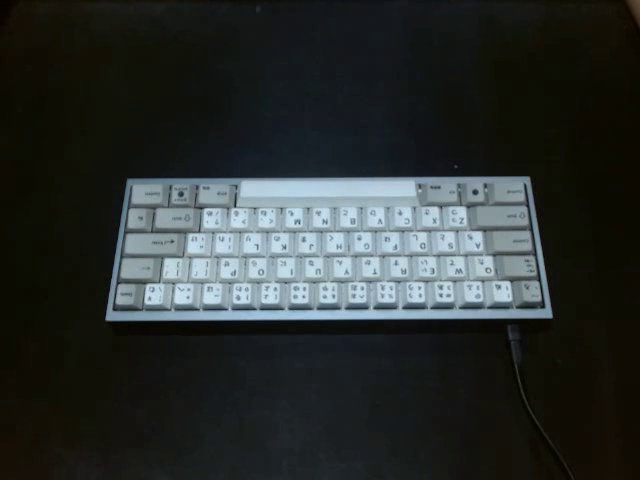
#> input picture frame 10 of application/algorithms/dataset/test/fast-06.mp4, 640 x 480 px, given in place of fast-01:150:-:RIGHT_RING.png.mp4, which was not available
$ python test.py
#> lines starting #> are read from the running program, lines starting #| are printed output that depends on the picture; after the words box and inside, x2 and y2 are one past the last pixel; in counts of white or black regions, pixels touching at a corner belong together; pictures that were not available may be replaced by others from this repository, and a replacement may not be noted
### application/algorithms/keyboard_detection.py
from cv2 import cv2 as cv
import numpy as np

from copy import deepcopy

from keyboard_map import keyDict
from common import (
    findContours,
    approximateLargestContour,
    sortContourPoints,
    scaleContours,
    DEBUG_displayContours,
    DEBUG,
)


# [16 lines left out: function getKeyboardImage, not called in this run]


def getEdgeFrame(frame: np.ndarray) -> np.ndarray:
    grayscaleFrame = cv.cvtColor(frame, cv.COLOR_BGR2GRAY)

    if DEBUG:
        cv.imshow("debug", grayscaleFrame)
        cv.waitKey(0)

    # Denoise while maintaining edges
    bilateralFilteredFrame = cv.bilateralFilter(grayscaleFrame, 11, 17, 17)

    if DEBUG:
        cv.imshow("debug", bilateralFilteredFrame)
        cv.waitKey(0)

    # Perform Sobel Filtering
    sobelX = cv.Sobel(
        src=bilateralFilteredFrame,
        ddepth=cv.CV_64F,
        dx=1,
        dy=0,
        ksize=3,
        borderType=cv.BORDER_DEFAULT,
    )

    sobelY = cv.Sobel(
        src=bilateralFilteredFrame,
        ddepth=cv.CV_64F,
        dx=0,
        dy=1,
        ksize=3,
        borderType=cv.BORDER_DEFAULT,
    )

    absSobelX = cv.convertScaleAbs(sobelX)
    absSobelY = cv.convertScaleAbs(sobelY)

    finalSobel = cv.addWeighted(absSobelX, 0.5, absSobelY, 0.5, 0)

    if DEBUG:
        cv.imshow("debug", finalSobel)
        cv.waitKey(0)

    # Use Otsu's Threshold to get better defined edges while not using arbitrary
    # values
    _, threshedFrame = cv.threshold(
        finalSobel, 0, 255, cv.THRESH_BINARY + cv.THRESH_OTSU
    )

    if DEBUG:
        cv.imshow("debug", threshedFrame)
        cv.waitKey(0)

    return threshedFrame


def transformImageMap(contour: np.ndarray, imageShape: tuple) -> np.ndarray:
    imageMap = cv.imread("images/image-map.png")
    height, width, _ = imageMap.shape

    if DEBUG:
        cv.imshow("debug", imageMap)
        cv.waitKey(0)

    # Points are ordered to transform the image map to the position each edge
    # should be in
    initialPoints = np.array(
        [[width, height], [0, height], [0, 0], [width, 0]], np.float32
    )

    # Reshape to be the same as initial points
    contourPoints = np.reshape(contour, (4, 2))

    if len(contourPoints) != 4:
        raise Exception(
            "keyboard_detection: contour points does not match expected amount"
        )

    # Sort contour points to be clockwise, as the initial points expect the
    # contour points to be clockwise. If not, the mapping would fail.
    contourPoints = np.float32(sortContourPoints(contourPoints))

    transform = cv.getPerspectiveTransform(initialPoints, contourPoints)

    shapeHeight, shapeWidth, _ = imageShape

    modifiedImageMap = cv.warpPerspective(
        imageMap, transform, (shapeWidth, shapeHeight)
    )

    if DEBUG:
        cv.imshow("debug", modifiedImageMap)
        cv.waitKey(0)

    return modifiedImageMap


def getImageMap(image: np.ndarray) -> np.ndarray:
    if DEBUG:
        cv.namedWindow("debug")

    edgeFrame = getEdgeFrame(image)
    contours = findContours(edgeFrame)
    largestContour = approximateLargestContour(contours)

    DEBUG_displayContours(edgeFrame, largestContour)

    imageMap = transformImageMap(largestContour, image.shape)

    if DEBUG:
        cv.destroyAllWindows()

    return imageMap


def filterVirtualMap(virtualMap: np.ndarray, key: list[int]) -> np.ndarray:
    # Flip key, as they are stored in RGB, but the image is in BGR
    key = [key[-1], key[1], key[0]]

    filteredVirtualMap = deepcopy(virtualMap)

    # Create mask where all other colors are blacked out .all is used here as
    # np.where(virtualMap != key, ...) will consider other pixel values where
    # only 1 channel is the same. i.e. pixel [100, 0, 0] will not be blacked out
    # if the key is [100, 243, 0] as the blue channel of the pixel matches the
    # key
    mask = np.invert((filteredVirtualMap == key).all(axis=2))

    filteredVirtualMap[mask] = [0, 0, 0]

    # virtualMap = np.where(virtualMap != key, [0, 0, 0], virtualMap).astype(np.uint8)

    if DEBUG:
        cv.imshow("debug", filteredVirtualMap)

        cv.waitKey(0)

    return filteredVirtualMap


def getKeyContourPoints(virtualMap: np.ndarray, key: list[int]) -> np.ndarray:
    filteredMap = filterVirtualMap(virtualMap, key)

    if DEBUG:
        cv.imshow("debug", filteredMap)

        cv.waitKey(0)

    grayMap = cv.cvtColor(filteredMap, cv.COLOR_BGR2GRAY)

    contours = findContours(grayMap)

    largestContour = approximateLargestContour(contours)

    DEBUG_displayContours(grayMap, np.reshape(largestContour, (4, 1, 2)))

    largestContour = np.reshape(largestContour, (4, 2))
    sortedContour = sortContourPoints(largestContour)
    scaledContour = scaleContours(sortedContour)

    DEBUG_displayContours(grayMap, np.reshape(scaledContour, (4, 1, 2)))

    return scaledContour


def getAllContourPoints(virtualMap: np.ndarray) -> dict[str, np.ndarray]:
    return {
        key: getKeyContourPoints(virtualMap, color) for key, color in keyDict.items()
    }


def getContourPointsFromImage(keyboardImage: np.ndarray) -> dict[str, np.ndarray]:
    virtualMap = getImageMap(keyboardImage)

    if virtualMap is None:
        raise Exception("Virtual map cannot be obtained")

    return getAllContourPoints(virtualMap)


# [3 lines that do not run on import are left out]

### application/algorithms/common.py
#!/usr/bin/env python3
import numpy as np
from cv2 import cv2 as cv


DEBUG = True


def findContours(frame: np.ndarray) -> tuple[np.ndarray]:
    contours, _ = cv.findContours(frame, cv.RETR_EXTERNAL, cv.CHAIN_APPROX_SIMPLE)

    if DEBUG:
        contourFrame = cv.cvtColor(frame, cv.COLOR_GRAY2BGR)
        cv.drawContours(contourFrame, contours, -1, (0, 255, 0), 2)
        cv.imshow("debug", contourFrame)
        cv.waitKey(0)

    return contours


def approximateLargestContour(contours: tuple[np.ndarray]) -> np.ndarray:
    # Sort contours by area
    largestContour = sorted(contours, key=cv.contourArea, reverse=True)[0]

    # Use Douglas-Peucker algorithm to approximate a shape
    # Set accuracy using the epsilon. 1% accuracy as the simplest shape, a
    # rectangle, is expected
    epsilon = 0.01 * cv.arcLength(largestContour, True)
    approximation = cv.approxPolyDP(largestContour, epsilon, True)

    return approximation


def sortContourPoints(contour: np.ndarray) -> np.ndarray:
    # Sort by x axis
    indices = contour[:, 0].argsort()
    contour = contour[indices]

    # Get the two left points and sort by y axis
    left = contour[:2]
    leftIndices = left[:, 1].argsort()
    left = left[leftIndices]

    # Get the two right points and sort by y axis
    right = contour[2:]
    rightIndices = right[:, 1].argsort()
    right = right[rightIndices]

    # arrange clockwise
    return np.array([left[0], right[0], right[1], left[1]])


# [9 lines left out: function scaleContours, not called in this run]


# [25 lines of commented-out code are left out]


def DEBUG_displayContours(frame: np.ndarray, contour: np.ndarray):
    if DEBUG:
        contourFrame = cv.cvtColor(frame, cv.COLOR_GRAY2BGR)
        cv.drawContours(contourFrame, [contour], 0, (0, 255, 0), 1)
        for point in contour:
            contourFrame = cv.circle(
                contourFrame,
                point[0],
                radius=4,
                color=(0, 0, 255),
                thickness=cv.FILLED,
            )
        cv.imshow("debug", contourFrame)
        cv.imwrite("./key-contour.png", contourFrame)
        cv.waitKey(0)


def convertResultToStr(result: tuple[str, str]) -> str:
    return result[0] + "_" + result[1].split("_")[0]

### application/algorithms/test.py
#!/usr/bin/env python3

from os import walk, mkdir
from cv2 import cv2 as cv
import time
import csv

from finger_detection import classifyPressedFinger
from keyboard_detection import getContourPointsFromImage


def main():
    (_, _, filenames) = next(walk("./dataset/training"))

    # Create output folder
    uuid = f"training-{time.time()}"
    folder = f"./results/{uuid}"
    mkdir(folder)

    files = sorted(
        [file for file in filenames if not "mp4" in file and not "labeled" in file]
    )

    # Create log for entire run
    logFileContent = []
    resultFileContent = [
        [
            "file_name",
            "frame",
            "key",
            "finger",
            "is_correct",
            "fingertips_detected",
            "keyboard_detection_time",
            "finger_classification_time",
        ]
    ]

    for file in files:
        # Output Files
        logFileContent.append(f"INFO: Start {file}")

        fileLocation = f"./dataset/training/{file}"
        labeledFile = f"{fileLocation}-labeled"

        cap = cv.VideoCapture(fileLocation + ".mp4")

        keyboardDetectionTimeStart = time.time()

        allContourPoints = {}

        for i in [10, 15, 20]:
            cap.set(cv.CAP_PROP_POS_FRAMES, i)
            ret, frame = cap.read()
#> frame is the input picture: shape (480, 640, 3); mean B, G, R 46.2, 47.4, 42.7
            if not ret:
                logFileContent.append(f"ERROR: Failed to get frame {i} for {file}")
                break

            try:
                keyboardDetectionTimeStart = time.time()
                allContourPoints = getContourPointsFromImage(frame)
#> in getEdgeFrame, `sobelY = cv.Sobel( src=bilateralFilteredFrame, ddepth=cv.CV_64F, dx=0,..`:
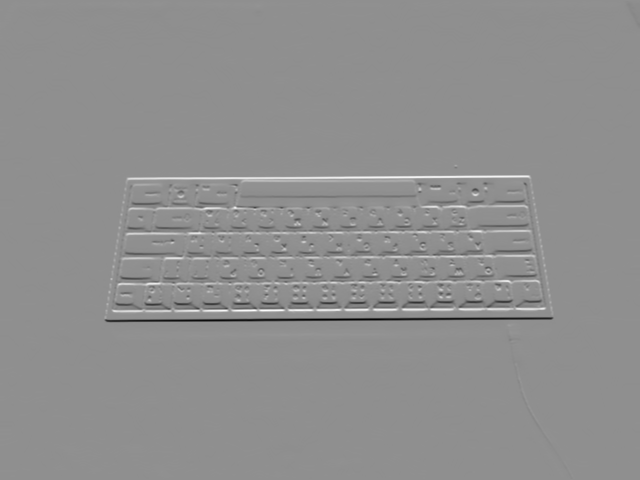
#> sobelY: shape (480, 640) float64; min -666, max 519, mean 0.1; drawn with min black and max white
#> in getEdgeFrame, `absSobelY = cv.convertScaleAbs(sobelY)`:
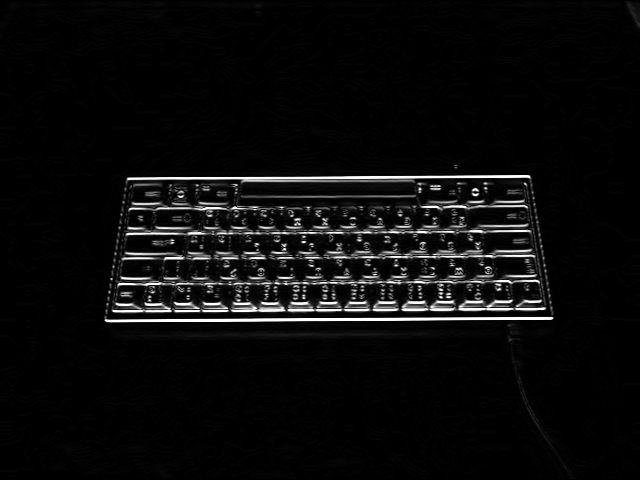
#> absSobelY: shape (480, 640); min 0, max 255, mean 11.7
#> in getEdgeFrame, `finalSobel = cv.addWeighted(absSobelX, 0.5, absSobelY, 0.5, 0)`:
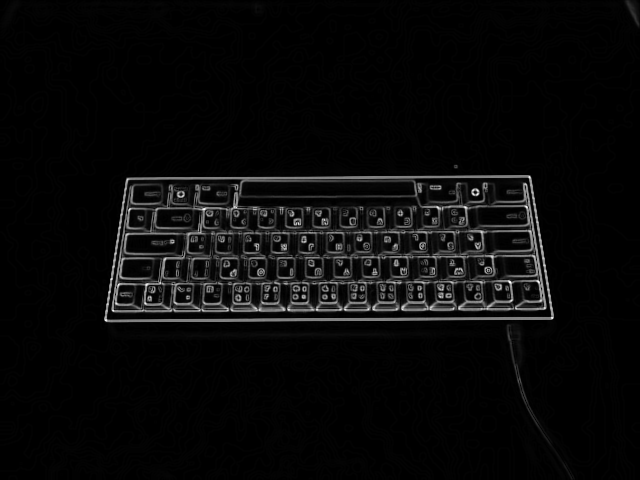
#> finalSobel: shape (480, 640); min 0, max 255, mean 9.6
#> in getEdgeFrame, `_, threshedFrame = cv.threshold( finalSobel, 0, 255, cv.THRESH_BINARY ..`:
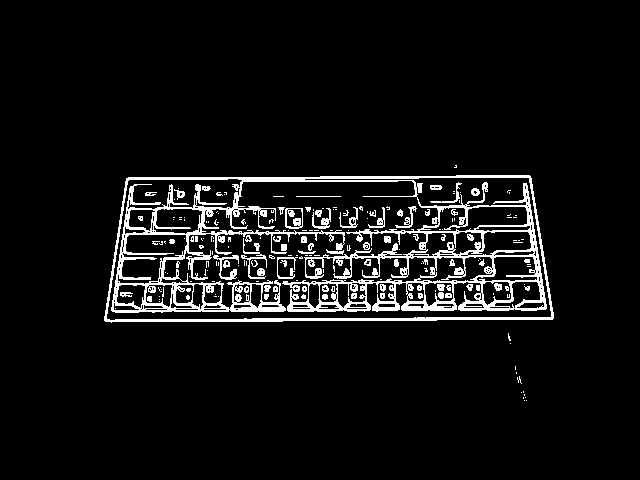
#> threshedFrame: shape (480, 640); 6.7% white; 206 white regions (136 under 20 px)
#> in findContours, `contours, _ = cv.findContours(frame, cv.RETR_EXTERNAL, cv.CHAIN_APPROX..`: contours = 14 contours, 13 with area under 20; largest, box (x1, y1, x2, y2) and area: (104, 175, 554, 323) 61418
#> in approximateLargestContour, `largestContour = sorted(contours, key=cv.contourArea, reverse=True)[0]`: largestContour = contour of 110 points, box (x1, y1, x2, y2) (104, 175, 554, 323), area 61418
#> in approximateLargestContour, `epsilon = 0.01 * cv.arcLength(largestContour, True)`: epsilon = 11.6
#> in approximateLargestContour, `approximation = cv.approxPolyDP(largestContour, epsilon, True)`: approximation = [[531, 178], [128, 177], [104, 320], [552, 319]]
#> in DEBUG_displayContours, `cv.drawContours(contourFrame, [contour], 0, (0, 255, 0), 1)`:
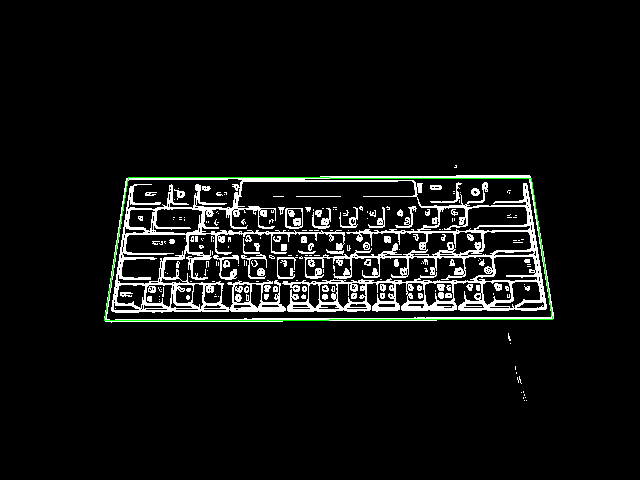
#> contourFrame: shape (480, 640, 3); mean B, G, R 16.3, 17.3, 16.3
#> the loop in DEBUG_displayContours, `for point in contour:` made 4 passes
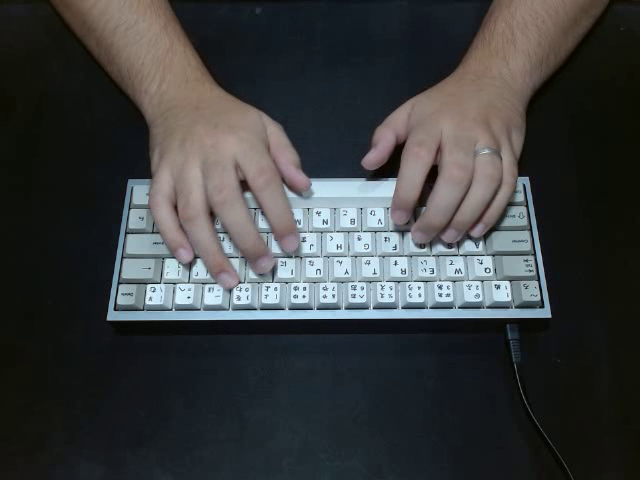
#> input picture application/algorithms/results/test-1652780977.3179772/fast-01:150:-:RIGHT_RING.png, 640 x 480 px, given in place of image-map.png, which was not available
#> in transformImageMap, imageMap is the input picture: shape (480, 640, 3); mean B, G, R 61.5, 60.8, 58.1
#> in sortContourPoints, `indices = contour[:, 0].argsort()`: indices = [2, 1, 0, 3]
#> in sortContourPoints, `contour = contour[indices]`: contour = [[104, 320], [128, 177], [531, 178], [552, 319]]
#> in sortContourPoints, `left = contour[:2]`: left = [[104, 320], [128, 177]]
#> in sortContourPoints, `leftIndices = left[:, 1].argsort()`: leftIndices = [1, 0]
#> in sortContourPoints, `left = left[leftIndices]`: left = [[128, 177], [104, 320]]
#> in sortContourPoints, `right = contour[2:]`: right = [[531, 178], [552, 319]]
#> in sortContourPoints, `rightIndices = right[:, 1].argsort()`: rightIndices = [0, 1]
#> in transformImageMap, `contourPoints = np.float32(sortContourPoints(contourPoints))`: contourPoints = [[128, 177], [531, 178], [552, 319], [104, 320]]
#> in transformImageMap, `transform = cv.getPerspectiveTransform(initialPoints, contourPoints)`: transform = [[-0.702, 0.0788, 552], [-0.00582, -0.253, 319], [-2.31e-05, 0.000231, 1]]
#> in transformImageMap, `modifiedImageMap = cv.warpPerspective( imageMap, transform, (shapeWidt..`:
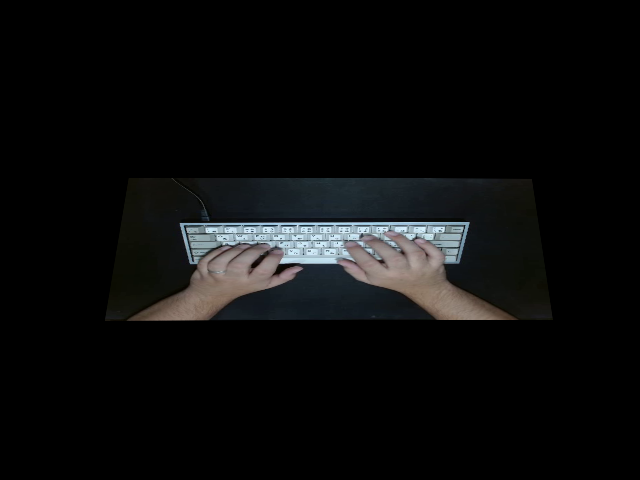
#> modifiedImageMap: shape (480, 640, 3); mean B, G, R 12.2, 12.1, 11.7
#> in getKeyContourPoints, `contours = findContours(grayMap)`: contours = []
            except Exception as e:
                logFileContent.append(
                    f"ERROR: Failed to get contour points for {file} with frame {i}"
                )
                logFileContent.append(f"ERROR: {e}")
                cv.imwrite(f"{folder}/{file}:{i}.png", frame)
            else:
                break

        if len(allContourPoints) == 0:
            logFileContent.append(f"ERROR: Failed to get contour points for {file}")
            continue

        keyboardDetectionTimeEnd = time.time() - keyboardDetectionTimeStart

        with open(labeledFile) as fp:
            fileContent = [line.rstrip() for line in fp]

        for keypress in fileContent:
            data = keypress.split(":")
            cap.set(cv.CAP_PROP_POS_FRAMES, int(data[0]))
            ret, frame = cap.read()

            if not ret:
                logFileContent.append(
                    f"ERROR: Failed to get frame for {keypress} of {file}"
                )
                continue

            contourPoints = allContourPoints[data[1]]

            fingerClassificationTimeStart = time.time()
            result = []
            try:
                result = classifyPressedFinger(frame, contourPoints)
            except Exception as e:
                logFileContent.append(
                    f"ERROR: Failed to classify finger for {keypress} of {file}"
                )
                logFileContent.append(f"ERROR: {e}")
                resultFileContent.append(
                    [
                        keypress,
                        str(False),
                        "Failed",
                        str(keyboardDetectionTimeEnd),
                        "0",
                        "0",
                    ]
                )
                continue

            fingerClassificationTimeEnd = time.time() - fingerClassificationTimeStart

            isCorrect = data[2] in result

            resultFileContent.append(
                [
                    file,
                    data[0],
                    data[1],
                    data[2],
                    str(isCorrect),
                    ",".join(result),
                    str(keyboardDetectionTimeEnd),
                    str(fingerClassificationTimeEnd),
                ]
            )

            if not isCorrect:
                cv.imwrite(f"{folder}/{file}:{keypress}.png", frame)

    with open(
        f"{folder}/{uuid}-results.csv", "w", encoding="UTF8", newline=""
    ) as results:
        writer = csv.writer(results, quoting=csv.QUOTE_ALL)
        writer.writerows(resultFileContent)

    with open(f"{folder}/{uuid}-log", "w") as logs:
        logs.writelines([f"{log}\n" for log in logFileContent])
        logs.truncate()


if __name__ == "__main__":
    main()

$ run again, starting later in the video
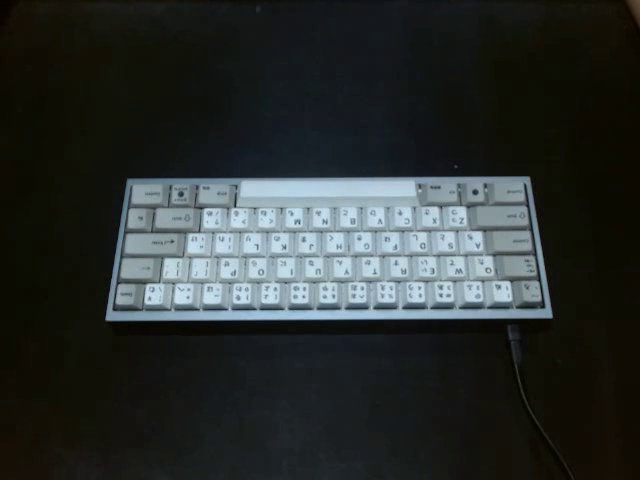
#> input picture frame 10 of application/algorithms/dataset/test/fast-06.mp4, 640 x 480 px, given in place of fast-01:150:-:RIGHT_RING.png.mp4, which was not available
#> in main, frame is the input picture: shape (480, 640, 3); mean B, G, R 46.2, 47.4, 42.7
#> threshedFrame: shape (480, 640); 6.7% white; 206 white regions (136 under 20 px)
#> in findContours, `contours, _ = cv.findContours(frame, cv.RETR_EXTERNAL, cv.CHAIN_APPROX..`: contours = 14 contours, 13 with area under 20; largest, box (x1, y1, x2, y2) and area: (104, 175, 554, 323) 61418
#> in approximateLargestContour, `largestContour = sorted(contours, key=cv.contourArea, reverse=True)[0]`: largestContour = contour of 110 points, box (x1, y1, x2, y2) (104, 175, 554, 323), area 61418
#> epsilon = 11.6
#> approximation = [[531, 178], [128, 177], [104, 320], [552, 319]]
#> the loop in DEBUG_displayContours, `for point in contour:` made 4 passes
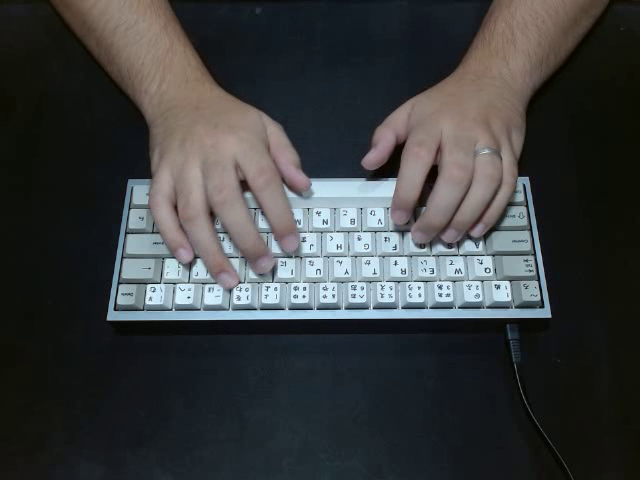
#> input picture application/algorithms/results/test-1652780977.3179772/fast-01:150:-:RIGHT_RING.png, 640 x 480 px, given in place of image-map.png, which was not available
#> in transformImageMap, imageMap is the input picture: shape (480, 640, 3); mean B, G, R 61.5, 60.8, 58.1
#> indices = [2, 1, 0, 3]
#> contour = [[104, 320], [128, 177], [531, 178], [552, 319]]
#> in sortContourPoints, `left = contour[:2]`: left = [[104, 320], [128, 177]]
#> leftIndices = [1, 0]
#> in sortContourPoints, `left = left[leftIndices]`: left = [[128, 177], [104, 320]]
#> right = [[531, 178], [552, 319]]
#> rightIndices = [0, 1]
#> in transformImageMap, `contourPoints = np.float32(sortContourPoints(contourPoints))`: contourPoints = [[128, 177], [531, 178], [552, 319], [104, 320]]
#> transform = [[-0.702, 0.0788, 552], [-0.00582, -0.253, 319], [-2.31e-05, 0.000231, 1]]
#> mask: shape (480, 640) bool; every value is 1
#> filteredVirtualMap: shape (480, 640, 3); every value is 0
#> grayMap: shape (480, 640); every value is 0
#> in getKeyContourPoints, `contours = findContours(grayMap)`: contours = []
